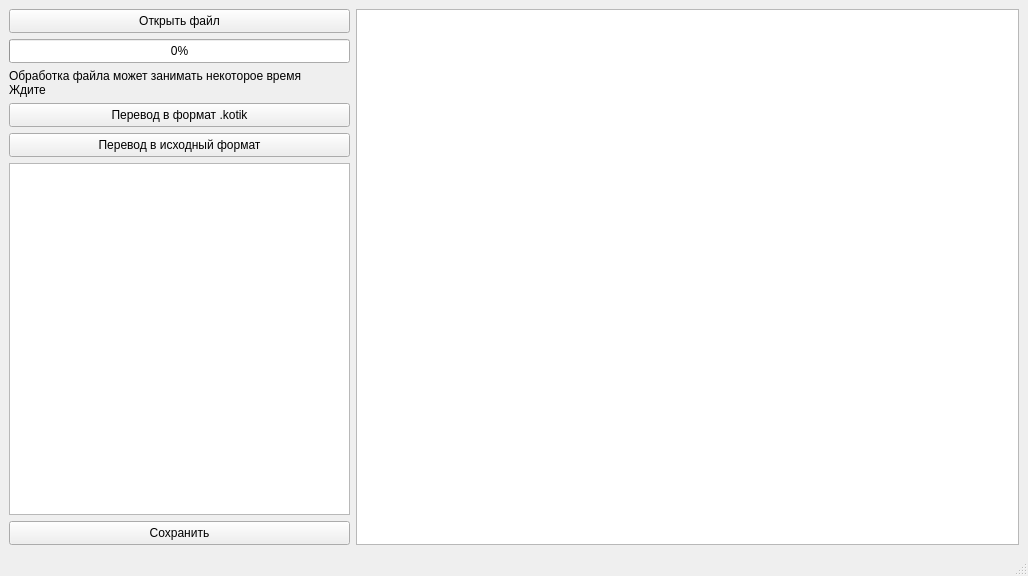
<?xml version="1.0" encoding="UTF-8"?>
<ui version="4.0">
 <class>MainQMW</class>
 <widget class="QMainWindow" name="MainQMW">
  <property name="geometry">
   <rect>
    <x>0</x>
    <y>0</y>
    <width>1028</width>
    <height>576</height>
   </rect>
  </property>
  <property name="windowTitle">
   <string>КОТИК ЛР № 1 з. 4-5</string>
  </property>
  <property name="styleSheet">
   <string notr="true"/>
  </property>
  <widget class="QWidget" name="centralwidget">
   <layout class="QHBoxLayout" name="horizontalLayout">
    <item>
     <layout class="QVBoxLayout" name="verticalLayout">
      <item>
       <widget class="QPushButton" name="openFileButton">
        <property name="sizePolicy">
         <sizepolicy hsizetype="Fixed" vsizetype="Fixed">
          <horstretch>0</horstretch>
          <verstretch>0</verstretch>
         </sizepolicy>
        </property>
        <property name="minimumSize">
         <size>
          <width>341</width>
          <height>24</height>
         </size>
        </property>
        <property name="maximumSize">
         <size>
          <width>341</width>
          <height>24</height>
         </size>
        </property>
        <property name="text">
         <string>Открыть файл</string>
        </property>
       </widget>
      </item>
      <item>
       <widget class="QProgressBar" name="fileOpenProgressBar">
        <property name="sizePolicy">
         <sizepolicy hsizetype="Fixed" vsizetype="Fixed">
          <horstretch>0</horstretch>
          <verstretch>0</verstretch>
         </sizepolicy>
        </property>
        <property name="minimumSize">
         <size>
          <width>341</width>
          <height>24</height>
         </size>
        </property>
        <property name="maximumSize">
         <size>
          <width>341</width>
          <height>24</height>
         </size>
        </property>
        <property name="value">
         <number>0</number>
        </property>
       </widget>
      </item>
      <item>
       <widget class="QLabel" name="fileProgressLabel">
        <property name="font">
         <font>
          <bold>false</bold>
         </font>
        </property>
        <property name="styleSheet">
         <string notr="true"/>
        </property>
        <property name="text">
         <string>Обработка файла может занимать некоторое время
Ждите</string>
        </property>
       </widget>
      </item>
      <item>
       <widget class="QPushButton" name="kotikFormatConvertButton">
        <property name="sizePolicy">
         <sizepolicy hsizetype="Fixed" vsizetype="Fixed">
          <horstretch>0</horstretch>
          <verstretch>0</verstretch>
         </sizepolicy>
        </property>
        <property name="minimumSize">
         <size>
          <width>341</width>
          <height>24</height>
         </size>
        </property>
        <property name="maximumSize">
         <size>
          <width>341</width>
          <height>24</height>
         </size>
        </property>
        <property name="text">
         <string>Перевод в формат .kotik</string>
        </property>
       </widget>
      </item>
      <item>
       <widget class="QPushButton" name="sourceFormatButton">
        <property name="sizePolicy">
         <sizepolicy hsizetype="Fixed" vsizetype="Fixed">
          <horstretch>0</horstretch>
          <verstretch>0</verstretch>
         </sizepolicy>
        </property>
        <property name="minimumSize">
         <size>
          <width>341</width>
          <height>24</height>
         </size>
        </property>
        <property name="maximumSize">
         <size>
          <width>341</width>
          <height>24</height>
         </size>
        </property>
        <property name="text">
         <string>Перевод в исходный формат</string>
        </property>
       </widget>
      </item>
      <item>
       <widget class="QTableView" name="kotikTableView">
        <property name="sizePolicy">
         <sizepolicy hsizetype="Minimum" vsizetype="Expanding">
          <horstretch>0</horstretch>
          <verstretch>0</verstretch>
         </sizepolicy>
        </property>
        <property name="minimumSize">
         <size>
          <width>231</width>
          <height>311</height>
         </size>
        </property>
        <property name="maximumSize">
         <size>
          <width>16777215</width>
          <height>16777215</height>
         </size>
        </property>
       </widget>
      </item>
      <item>
       <widget class="QPushButton" name="saveButton">
        <property name="sizePolicy">
         <sizepolicy hsizetype="Fixed" vsizetype="Fixed">
          <horstretch>0</horstretch>
          <verstretch>0</verstretch>
         </sizepolicy>
        </property>
        <property name="minimumSize">
         <size>
          <width>341</width>
          <height>24</height>
         </size>
        </property>
        <property name="maximumSize">
         <size>
          <width>341</width>
          <height>24</height>
         </size>
        </property>
        <property name="text">
         <string>Сохранить</string>
        </property>
       </widget>
      </item>
     </layout>
    </item>
    <item>
     <widget class="QTextEdit" name="fileHexContentTextEdit">
      <property name="minimumSize">
       <size>
        <width>661</width>
        <height>0</height>
       </size>
      </property>
     </widget>
    </item>
   </layout>
  </widget>
  <widget class="QMenuBar" name="menubar">
   <property name="geometry">
    <rect>
     <x>0</x>
     <y>0</y>
     <width>1028</width>
     <height>22</height>
    </rect>
   </property>
  </widget>
  <widget class="QStatusBar" name="statusbar"/>
 </widget>
 <resources/>
 <connections/>
</ui>
